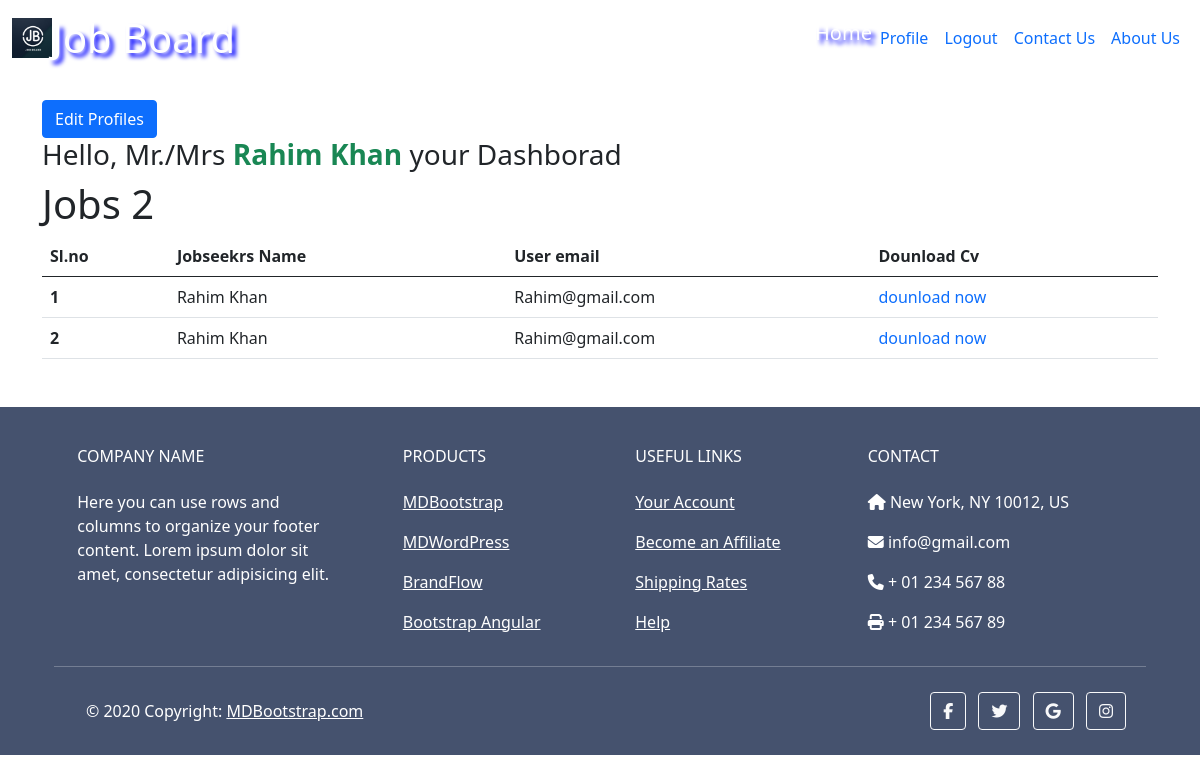
Screenshot of /auth/profile/ (signed in) with the database file from the repository.
### job_app/models.py (models this page shows, shortened)
class Job_seeker(models.Model):
    Cv=models.ImageField(upload_to='cv', blank=True, null=True)
    employee=models.ForeignKey(EmployeeModel,on_delete= models.CASCADE)
    user=models.ForeignKey(User,on_delete= models.CASCADE)

### auth_app/views.py (the view)
# urls.py: path('profile/', UserProfileView.as_view(), name = 'profile'),
@method_decorator(login_required, name='dispatch')
class UserProfileView(View):
    def get(self,request):
        jobs = Job_seeker.objects.filter(user=request.user)
        employees = Job_seeker.objects.all()
        return render(request, 'auth_app/profile.html', {'jobs':jobs,'employees':employees})

### auth_app/templates/auth_app/profile.html (shortened to what this page needs)
{% extends "base.html" %}
{% block content %}
<div class="container ">
  <div class="">
    <a href="{% url "edit_profile" request.user.id %}">
      <button class="btn btn-primary mt-4">Edit Profiles</button>
    </a>
  </div>
  <div>
    <h3 class="text-start">Hello, Mr./Mrs <strong class="text-success">{{request.user.first_name}}
        {{request.user.last_name}}</strong> your Dashborad</h3>
{% if not request.user.is_superuser%}
{% if jobs|length > 0 %}
<table class="table table-hover p-3 mb-5 mr-5">
  <thead>
    <tr>
      <th scope="col">Sl.no</th>
      <th scope="col">Jobseekrs Name</th>
      <th scope="col">User email</th>
      <th scope="col">Dounload Cv</th>
    </tr>
  </thead>
  <tbody>
    <h1>Jobs {{jobs|length}}</h1>
    {% for job in jobs %}
    <tr>
      <th scope="row">{{ forloop.counter }}</th>
      <td>{{job.user.first_name}} {{job.user.last_name}}</td>
      <td>{{job.user.email}}</td>
      <td>
        <a class="text-decoration-none" href="{{ job.Cv.url }}" download>
          dounload now
        </a>
      </td>
    </tr>
    {% endfor %}
  </tbody>
</table>
{% else %}
<p class="text-danger">You haven't Apply any Job-seekes yet.</p>
{% endif %}
{% endif %}
  </div>
</div>
{% endblock content %}

### rows the page displays
Job_seeker: user.first_name "Rahim", user.last_name "Khan", user.email "Rahim@gmail.com"
Job_seeker: user.first_name "Rahim", user.last_name "Khan", user.email "Rahim@gmail.com"

### other values shown
{{ request.user.first_name }} "Rahim"
{{ request.user.last_name }} "Khan"
{{ jobs|length }} "2"
